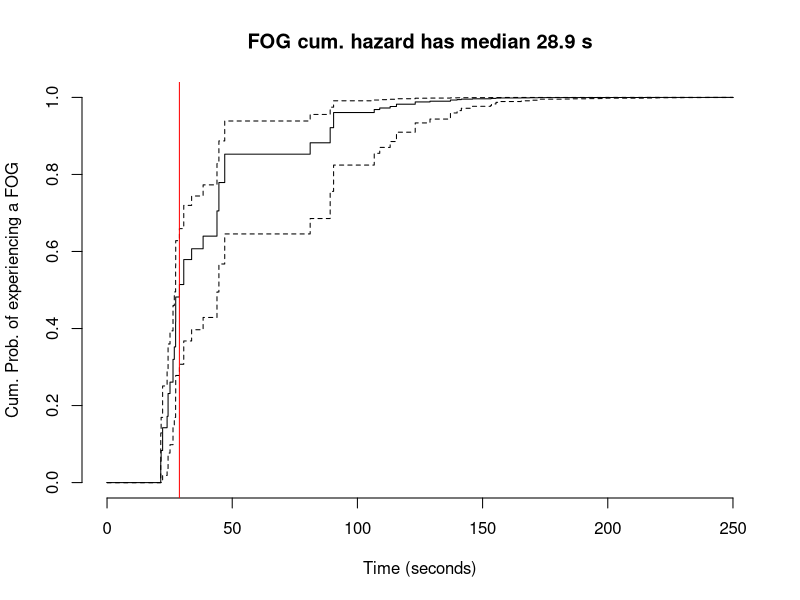

Source code (R):
## ---- chunk 1
knitr::opts_chunk$set(echo = FALSE)
## ---- chunk 2
rm(list=ls())
## ---- chunk 3
library(tidyverse)
library(survival)
library(broom)
## ---- chunk 4
# load data from kaggle 
# from CLI kaggle competitions download -c tlvmc-parkinsons-freezing-gait-prediction 
events <- read_csv("events.csv")
subjects <- read_csv("subjects.csv")
tasks <- read_csv("tasks.csv")
#daily_meta <- read_csv("daily_metadata.csv")
defog_meta <- read_csv("defog_metadata.csv")
#tdcsfog_meta <- read_csv("tdcsfog_metadata.csv")
## ---- chunk 5
subjects$Visit=NULL 
## ---- chunk 6
  fog <- inner_join(events,tasks,by="Id") %>% 
  inner_join(defog_meta,by ="Id")  %>% 
  inner_join(subjects,by = "Subject") 
rm(events,tasks,defog_meta,subjects)
## ---- chunk 7
fog <- fog %>% filter(Begin > 0 & End > 0, End >= Completion,Begin < Init ) 

attach(fog)
# events duration
fog["eventsDuration"] <- Completion - Init


# task duration
fog["tasksDuration"] <- End - Begin

# attach fog 
detach(fog)
attach(fog)

## ---- chunk 8
round(mean(is.na(Kinetic)),2)
## ---- chunk 9
fog <- fog %>% 
    filter(!is.na(Kinetic))
cat("\n new table dimension\n")
dim(fog)
## ---- chunk 10
head(fog,3)
## ---- chunk 11
proportion_kinetic <- prop.table(table(Kinetic)) %>% round(2)
## ---- chunk 12
summary(Age)
## ---- chunk 13
(sex_prop_table <- prop.table(table(Sex)) %>% round(2))
## ---- chunk 14
unique(Task)
## ---- chunk 15
length(unique(Visit))
## ---- chunk 16
round(prop.table(table(Visit)),2)
## ---- chunk 17
100*round(prop.table(table(Medication)),4)
## ---- chunk 18
#par(mfrow = c(1,2))
#fit task duration 
#fit_tti <- survfit(Surv(Begin,Init, Kinetic) ~ 1, data = fog)

# fit from begin to end
fit_tte <- survfit(Surv(Begin,End, Kinetic) ~ 1, data = fog)

## ---- chunk 19
# plot fit2
plot(fit_tte,
     fun ="F",
     xlim =c(0,250),
      xlab = "Time (seconds)",
     ylab = "Cum. Prob. of experiencing a FOG", 
     main ="FOG cum. hazard has median 28.9 s",
     frame = F)
abline(v = 28.9, col = "red")
## ---- chunk 20
fit_tte
## ---- chunk 21
# fit
(fit_sex <- survfit(Surv(Begin,End, Kinetic) ~ factor(Sex), data = fog))

## ---- chunk 22
# coxph
coxph_sex <- coxph(Surv(Begin,End, Kinetic) ~ factor(Sex), data = fog)
p <- round(tidy(coxph_sex)$p.value,2)
## ---- chunk 23
(fit_Med <- survfit(Surv(Begin,End, Kinetic) ~ factor(Medication), data = fog))
coxph_Med <- coxph(Surv(Begin,End, Kinetic) ~ factor(Medication), data = fog)

# summary fit_medication
p <- round(tidy(coxph_Med)$p.value,2)
## ---- chunk 24
(fit_task <- survfit(Surv(Begin,End, Kinetic) ~ factor(Task), data = fog))
coxph_task <- coxph(Surv(Begin,End, Kinetic) ~ factor(Task), data = fog)

# summary type 
tidy(coxph_task) |> 
  filter(p.value <= 0.05) |>
  select(term, estimate,p.value)
## ---- chunk 25
(fit_type <- survfit(Surv(Begin,End, Kinetic) ~ factor(Type), data = fog))
coxph_type <- coxph(Surv(Begin,End, Kinetic) ~ factor(Type), data = fog)

# summary fit_type 
tidy(coxph_type) |> 
  filter(p.value > 0.05) |>
  select(term, estimate,p.value)
## ---- chunk 26
(fit_visit <- coxph(Surv(Begin,End, Kinetic) ~ factor(Visit), data = fog))
coxph_visit <- coxph(Surv(Begin,End, Kinetic) ~ factor(Visit), data = fog)

# summary fit_type
tidy(coxph_visit) |> 
  filter(p.value <= 0.05) |>
  select(term, estimate,p.value)
## ---- chunk 27
(fit_YSDx<- coxph(Surv(Begin,End, Kinetic) ~ YearsSinceDx,
                 data = fog))
coxph_YSDx<- coxph(Surv(Begin,End, Kinetic) ~ YearsSinceDx,
                 data = fog)
p <- tidy(coxph_YSDx)$p.value
## ---- chunk 28
fit_mult<- coxph(Surv(Begin,End, Kinetic) ~ (Sex + Age +  Medication  +
                                               Visit + YearsSinceDx),
                 data = fog)
tidy(fit_mult) %>% 
  filter(p.value <= 0.05)
## ---- chunk 29
